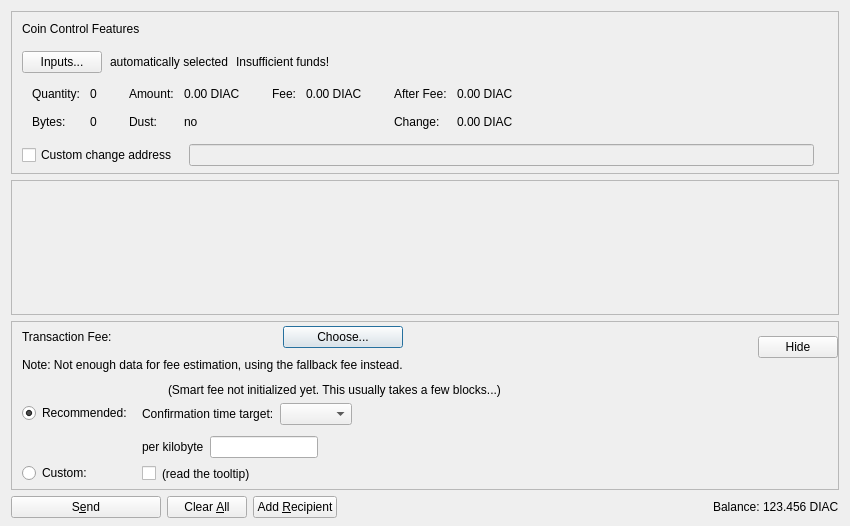
<?xml version="1.0" encoding="UTF-8"?>
<ui version="4.0">
 <class>SendCoinsDialog</class>
 <widget class="QDialog" name="SendCoinsDialog">
  <property name="geometry">
   <rect>
    <x>0</x>
    <y>0</y>
    <width>850</width>
    <height>526</height>
   </rect>
  </property>
  <property name="windowTitle">
   <string>Send Coins</string>
  </property>
  <layout class="QVBoxLayout" name="verticalLayout" stretch="0,1,0,0">
   <property name="bottomMargin">
    <number>8</number>
   </property>
   <item>
    <widget class="QFrame" name="frameCoinControl">
     <property name="sizePolicy">
      <sizepolicy hsizetype="Expanding" vsizetype="Expanding">
       <horstretch>0</horstretch>
       <verstretch>0</verstretch>
      </sizepolicy>
     </property>
     <property name="maximumSize">
      <size>
       <width>16777215</width>
       <height>16777215</height>
      </size>
     </property>
     <property name="frameShape">
      <enum>QFrame::StyledPanel</enum>
     </property>
     <property name="frameShadow">
      <enum>QFrame::Sunken</enum>
     </property>
     <layout class="QVBoxLayout" name="verticalLayoutCoinControl2">
      <property name="spacing">
       <number>0</number>
      </property>
      <property name="leftMargin">
       <number>0</number>
      </property>
      <property name="topMargin">
       <number>0</number>
      </property>
      <property name="rightMargin">
       <number>0</number>
      </property>
      <property name="bottomMargin">
       <number>6</number>
      </property>
      <item>
       <layout class="QVBoxLayout" name="verticalLayoutCoinControl" stretch="0,0,0,0,1">
        <property name="spacing">
         <number>0</number>
        </property>
        <property name="leftMargin">
         <number>10</number>
        </property>
        <property name="topMargin">
         <number>10</number>
        </property>
        <item>
         <layout class="QHBoxLayout" name="horizontalLayoutCoinControl1">
          <property name="bottomMargin">
           <number>15</number>
          </property>
          <item>
           <widget class="QLabel" name="labelCoinControlFeatures">
            <property name="sizePolicy">
             <sizepolicy hsizetype="Preferred" vsizetype="Maximum">
              <horstretch>0</horstretch>
              <verstretch>0</verstretch>
             </sizepolicy>
            </property>
            <property name="text">
             <string>Coin Control Features</string>
            </property>
           </widget>
          </item>
         </layout>
        </item>
        <item>
         <layout class="QHBoxLayout" name="horizontalLayoutCoinControl2" stretch="0,0,0,0">
          <property name="spacing">
           <number>8</number>
          </property>
          <property name="bottomMargin">
           <number>10</number>
          </property>
          <item>
           <widget class="QPushButton" name="pushButtonCoinControl">
            <property name="styleSheet">
             <string notr="true"/>
            </property>
            <property name="text">
             <string>Inputs...</string>
            </property>
            <property name="autoDefault">
             <bool>false</bool>
            </property>
           </widget>
          </item>
          <item>
           <widget class="QLabel" name="labelCoinControlAutomaticallySelected">
            <property name="text">
             <string>automatically selected</string>
            </property>
            <property name="margin">
             <number>5</number>
            </property>
           </widget>
          </item>
          <item>
           <widget class="QLabel" name="labelCoinControlInsuffFunds">
            <property name="text">
             <string>Insufficient funds!</string>
            </property>
            <property name="margin">
             <number>5</number>
            </property>
           </widget>
          </item>
          <item>
           <spacer name="horizontalSpacerCoinControl">
            <property name="orientation">
             <enum>Qt::Horizontal</enum>
            </property>
            <property name="sizeHint" stdset="0">
             <size>
              <width>40</width>
              <height>1</height>
             </size>
            </property>
           </spacer>
          </item>
         </layout>
        </item>
        <item>
         <widget class="QWidget" name="widgetCoinControl" native="true">
          <property name="sizePolicy">
           <sizepolicy hsizetype="Preferred" vsizetype="Preferred">
            <horstretch>0</horstretch>
            <verstretch>0</verstretch>
           </sizepolicy>
          </property>
          <property name="minimumSize">
           <size>
            <width>0</width>
            <height>0</height>
           </size>
          </property>
          <property name="styleSheet">
           <string notr="true"/>
          </property>
          <layout class="QHBoxLayout" name="horizontalLayoutCoinControl5">
           <property name="leftMargin">
            <number>0</number>
           </property>
           <property name="topMargin">
            <number>0</number>
           </property>
           <property name="rightMargin">
            <number>0</number>
           </property>
           <property name="bottomMargin">
            <number>0</number>
           </property>
           <item>
            <layout class="QHBoxLayout" name="horizontalLayoutCoinControl3" stretch="0,0,0,1">
             <property name="spacing">
              <number>20</number>
             </property>
             <property name="topMargin">
              <number>0</number>
             </property>
             <property name="bottomMargin">
              <number>10</number>
             </property>
             <item>
              <layout class="QFormLayout" name="formLayoutCoinControl1">
               <property name="horizontalSpacing">
                <number>10</number>
               </property>
               <property name="verticalSpacing">
                <number>14</number>
               </property>
               <property name="leftMargin">
                <number>10</number>
               </property>
               <property name="topMargin">
                <number>4</number>
               </property>
               <property name="rightMargin">
                <number>6</number>
               </property>
               <item row="0" column="0">
                <widget class="QLabel" name="labelCoinControlQuantityText">
                 <property name="text">
                  <string>Quantity:</string>
                 </property>
                 <property name="margin">
                  <number>0</number>
                 </property>
                </widget>
               </item>
               <item row="0" column="1">
                <widget class="QLabel" name="labelCoinControlQuantity">
                 <property name="cursor">
                  <cursorShape>IBeamCursor</cursorShape>
                 </property>
                 <property name="contextMenuPolicy">
                  <enum>Qt::ActionsContextMenu</enum>
                 </property>
                 <property name="text">
                  <string notr="true">0</string>
                 </property>
                 <property name="margin">
                  <number>0</number>
                 </property>
                 <property name="textInteractionFlags">
                  <set>Qt::LinksAccessibleByMouse|Qt::TextSelectableByKeyboard|Qt::TextSelectableByMouse</set>
                 </property>
                </widget>
               </item>
               <item row="1" column="0">
                <widget class="QLabel" name="labelCoinControlBytesText">
                 <property name="text">
                  <string>Bytes:</string>
                 </property>
                </widget>
               </item>
               <item row="1" column="1">
                <widget class="QLabel" name="labelCoinControlBytes">
                 <property name="cursor">
                  <cursorShape>IBeamCursor</cursorShape>
                 </property>
                 <property name="contextMenuPolicy">
                  <enum>Qt::ActionsContextMenu</enum>
                 </property>
                 <property name="text">
                  <string notr="true">0</string>
                 </property>
                 <property name="textInteractionFlags">
                  <set>Qt::LinksAccessibleByMouse|Qt::TextSelectableByKeyboard|Qt::TextSelectableByMouse</set>
                 </property>
                </widget>
               </item>
              </layout>
             </item>
             <item>
              <layout class="QFormLayout" name="formLayoutCoinControl2">
               <property name="horizontalSpacing">
                <number>10</number>
               </property>
               <property name="verticalSpacing">
                <number>14</number>
               </property>
               <property name="leftMargin">
                <number>6</number>
               </property>
               <property name="topMargin">
                <number>4</number>
               </property>
               <property name="rightMargin">
                <number>6</number>
               </property>
               <item row="0" column="0">
                <widget class="QLabel" name="labelCoinControlAmountText">
                 <property name="text">
                  <string>Amount:</string>
                 </property>
                 <property name="margin">
                  <number>0</number>
                 </property>
                </widget>
               </item>
               <item row="0" column="1">
                <widget class="QLabel" name="labelCoinControlAmount">
                 <property name="cursor">
                  <cursorShape>IBeamCursor</cursorShape>
                 </property>
                 <property name="contextMenuPolicy">
                  <enum>Qt::ActionsContextMenu</enum>
                 </property>
                 <property name="text">
                  <string notr="true">0.00 DIAC</string>
                 </property>
                 <property name="textInteractionFlags">
                  <set>Qt::LinksAccessibleByMouse|Qt::TextSelectableByKeyboard|Qt::TextSelectableByMouse</set>
                 </property>
                </widget>
               </item>
               <item row="1" column="0">
                <widget class="QLabel" name="labelCoinControlLowOutputText">
                 <property name="text">
                  <string>Dust:</string>
                 </property>
                </widget>
               </item>
               <item row="1" column="1">
                <widget class="QLabel" name="labelCoinControlLowOutput">
                 <property name="cursor">
                  <cursorShape>IBeamCursor</cursorShape>
                 </property>
                 <property name="contextMenuPolicy">
                  <enum>Qt::ActionsContextMenu</enum>
                 </property>
                 <property name="text">
                  <string notr="true">no</string>
                 </property>
                 <property name="textInteractionFlags">
                  <set>Qt::LinksAccessibleByMouse|Qt::TextSelectableByKeyboard|Qt::TextSelectableByMouse</set>
                 </property>
                </widget>
               </item>
              </layout>
             </item>
             <item>
              <layout class="QFormLayout" name="formLayoutCoinControl3">
               <property name="horizontalSpacing">
                <number>10</number>
               </property>
               <property name="verticalSpacing">
                <number>14</number>
               </property>
               <property name="leftMargin">
                <number>6</number>
               </property>
               <property name="topMargin">
                <number>4</number>
               </property>
               <property name="rightMargin">
                <number>6</number>
               </property>
               <item row="0" column="0">
                <widget class="QLabel" name="labelCoinControlFeeText">
                 <property name="text">
                  <string>Fee:</string>
                 </property>
                 <property name="margin">
                  <number>0</number>
                 </property>
                </widget>
               </item>
               <item row="0" column="1">
                <widget class="QLabel" name="labelCoinControlFee">
                 <property name="cursor">
                  <cursorShape>IBeamCursor</cursorShape>
                 </property>
                 <property name="contextMenuPolicy">
                  <enum>Qt::ActionsContextMenu</enum>
                 </property>
                 <property name="text">
                  <string notr="true">0.00 DIAC</string>
                 </property>
                 <property name="textInteractionFlags">
                  <set>Qt::LinksAccessibleByMouse|Qt::TextSelectableByKeyboard|Qt::TextSelectableByMouse</set>
                 </property>
                </widget>
               </item>
              </layout>
             </item>
             <item>
              <layout class="QFormLayout" name="formLayoutCoinControl4">
               <property name="horizontalSpacing">
                <number>10</number>
               </property>
               <property name="verticalSpacing">
                <number>14</number>
               </property>
               <property name="leftMargin">
                <number>6</number>
               </property>
               <property name="topMargin">
                <number>4</number>
               </property>
               <property name="rightMargin">
                <number>6</number>
               </property>
               <item row="0" column="0">
                <widget class="QLabel" name="labelCoinControlAfterFeeText">
                 <property name="text">
                  <string>After Fee:</string>
                 </property>
                 <property name="margin">
                  <number>0</number>
                 </property>
                </widget>
               </item>
               <item row="0" column="1">
                <widget class="QLabel" name="labelCoinControlAfterFee">
                 <property name="cursor">
                  <cursorShape>IBeamCursor</cursorShape>
                 </property>
                 <property name="contextMenuPolicy">
                  <enum>Qt::ActionsContextMenu</enum>
                 </property>
                 <property name="text">
                  <string notr="true">0.00 DIAC</string>
                 </property>
                 <property name="textInteractionFlags">
                  <set>Qt::LinksAccessibleByMouse|Qt::TextSelectableByKeyboard|Qt::TextSelectableByMouse</set>
                 </property>
                </widget>
               </item>
               <item row="1" column="0">
                <widget class="QLabel" name="labelCoinControlChangeText">
                 <property name="text">
                  <string>Change:</string>
                 </property>
                </widget>
               </item>
               <item row="1" column="1">
                <widget class="QLabel" name="labelCoinControlChange">
                 <property name="cursor">
                  <cursorShape>IBeamCursor</cursorShape>
                 </property>
                 <property name="contextMenuPolicy">
                  <enum>Qt::ActionsContextMenu</enum>
                 </property>
                 <property name="text">
                  <string notr="true">0.00 DIAC</string>
                 </property>
                 <property name="textInteractionFlags">
                  <set>Qt::LinksAccessibleByMouse|Qt::TextSelectableByKeyboard|Qt::TextSelectableByMouse</set>
                 </property>
                </widget>
               </item>
              </layout>
             </item>
            </layout>
           </item>
          </layout>
         </widget>
        </item>
        <item>
         <layout class="QHBoxLayout" name="horizontalLayoutCoinControl4" stretch="0,0,0">
          <property name="spacing">
           <number>12</number>
          </property>
          <property name="sizeConstraint">
           <enum>QLayout::SetDefaultConstraint</enum>
          </property>
          <property name="topMargin">
           <number>5</number>
          </property>
          <property name="rightMargin">
           <number>5</number>
          </property>
          <item>
           <widget class="QCheckBox" name="checkBoxCoinControlChange">
            <property name="toolTip">
             <string>If this is activated, but the change address is empty or invalid, change will be sent to a newly generated address.</string>
            </property>
            <property name="text">
             <string>Custom change address</string>
            </property>
           </widget>
          </item>
          <item>
           <widget class="QValidatedLineEdit" name="lineEditCoinControlChange">
            <property name="enabled">
             <bool>false</bool>
            </property>
            <property name="sizePolicy">
             <sizepolicy hsizetype="Expanding" vsizetype="Fixed">
              <horstretch>0</horstretch>
              <verstretch>0</verstretch>
             </sizepolicy>
            </property>
           </widget>
          </item>
          <item>
           <widget class="QLabel" name="labelCoinControlChangeLabel">
            <property name="sizePolicy">
             <sizepolicy hsizetype="Preferred" vsizetype="Expanding">
              <horstretch>0</horstretch>
              <verstretch>0</verstretch>
             </sizepolicy>
            </property>
            <property name="minimumSize">
             <size>
              <width>0</width>
              <height>0</height>
             </size>
            </property>
            <property name="text">
             <string/>
            </property>
            <property name="margin">
             <number>3</number>
            </property>
           </widget>
          </item>
         </layout>
        </item>
        <item>
         <spacer name="verticalSpacerCoinControl">
          <property name="orientation">
           <enum>Qt::Vertical</enum>
          </property>
          <property name="sizeHint" stdset="0">
           <size>
            <width>800</width>
            <height>1</height>
           </size>
          </property>
         </spacer>
        </item>
       </layout>
      </item>
     </layout>
    </widget>
   </item>
   <item>
    <widget class="QScrollArea" name="scrollArea">
     <property name="widgetResizable">
      <bool>true</bool>
     </property>
     <widget class="QWidget" name="scrollAreaWidgetContents">
      <property name="geometry">
       <rect>
        <x>0</x>
        <y>0</y>
        <width>830</width>
        <height>104</height>
       </rect>
      </property>
      <layout class="QVBoxLayout" name="verticalLayout_2" stretch="0,1">
       <property name="leftMargin">
        <number>0</number>
       </property>
       <property name="topMargin">
        <number>0</number>
       </property>
       <property name="rightMargin">
        <number>0</number>
       </property>
       <property name="bottomMargin">
        <number>0</number>
       </property>
       <item>
        <layout class="QVBoxLayout" name="entries">
         <property name="spacing">
          <number>6</number>
         </property>
        </layout>
       </item>
       <item>
        <spacer name="verticalSpacer">
         <property name="orientation">
          <enum>Qt::Vertical</enum>
         </property>
         <property name="sizeHint" stdset="0">
          <size>
           <width>20</width>
           <height>40</height>
          </size>
         </property>
        </spacer>
       </item>
      </layout>
     </widget>
    </widget>
   </item>
   <item>
    <widget class="QFrame" name="frameFee">
     <property name="sizePolicy">
      <sizepolicy hsizetype="Expanding" vsizetype="Expanding">
       <horstretch>0</horstretch>
       <verstretch>0</verstretch>
      </sizepolicy>
     </property>
     <property name="maximumSize">
      <size>
       <width>16777215</width>
       <height>16777215</height>
      </size>
     </property>
     <property name="frameShape">
      <enum>QFrame::StyledPanel</enum>
     </property>
     <property name="frameShadow">
      <enum>QFrame::Sunken</enum>
     </property>
     <layout class="QVBoxLayout" name="verticalLayoutFee1">
      <property name="spacing">
       <number>0</number>
      </property>
      <property name="leftMargin">
       <number>0</number>
      </property>
      <property name="topMargin">
       <number>0</number>
      </property>
      <property name="rightMargin">
       <number>0</number>
      </property>
      <property name="bottomMargin">
       <number>0</number>
      </property>
      <item>
       <layout class="QVBoxLayout" name="verticalLayoutFee2" stretch="0,0,0">
        <property name="spacing">
         <number>0</number>
        </property>
        <property name="leftMargin">
         <number>10</number>
        </property>
        <property name="topMargin">
         <number>0</number>
        </property>
        <item>
         <layout class="QHBoxLayout" name="horizontalLayoutFee1">
          <property name="bottomMargin">
           <number>0</number>
          </property>
          <item>
           <layout class="QVBoxLayout" name="verticalLayoutFee7">
            <property name="spacing">
             <number>0</number>
            </property>
            <item>
             <spacer name="verticalSpacerSmartFee">
              <property name="orientation">
               <enum>Qt::Vertical</enum>
              </property>
              <property name="sizeType">
               <enum>QSizePolicy::Fixed</enum>
              </property>
              <property name="sizeHint" stdset="0">
               <size>
                <width>1</width>
                <height>4</height>
               </size>
              </property>
             </spacer>
            </item>
            <item>
             <layout class="QHBoxLayout" name="horizontalLayoutSmartFee">
              <property name="spacing">
               <number>10</number>
              </property>
              <item>
               <widget class="QLabel" name="labelFeeHeadline">
                <property name="sizePolicy">
                 <sizepolicy hsizetype="Preferred" vsizetype="Maximum">
                  <horstretch>0</horstretch>
                  <verstretch>0</verstretch>
                 </sizepolicy>
                </property>
                <property name="text">
                 <string>Transaction Fee:</string>
                </property>
               </widget>
              </item>
              <item>
               <widget class="QLabel" name="labelFeeMinimized">
                <property name="text">
                 <string/>
                </property>
               </widget>
              </item>
              <item>
               <widget class="QPushButton" name="buttonChooseFee">
                <property name="text">
                 <string>Choose...</string>
                </property>
               </widget>
              </item>
             </layout>
            </item>
            <item>
             <spacer name="verticalSpacer_7">
              <property name="orientation">
               <enum>Qt::Vertical</enum>
              </property>
              <property name="sizeHint" stdset="0">
               <size>
                <width>1</width>
                <height>10</height>
               </size>
              </property>
             </spacer>
            </item>
            <item>
             <widget class="QLabel" name="fallbackFeeWarningLabel">
              <property name="toolTip">
               <string>Using the fallbackfee can result in sending a transaction that will take several hours or days (or never) to confirm. Consider choosing your fee manually or wait until you have validated the complete chain.</string>
              </property>
              <property name="text">
               <string>Note: Not enough data for fee estimation, using the fallback fee instead.</string>
              </property>
              <property name="wordWrap">
               <bool>false</bool>
              </property>
             </widget>
            </item>
            <item>
             <spacer name="verticalSpacer_5">
              <property name="orientation">
               <enum>Qt::Vertical</enum>
              </property>
              <property name="sizeHint" stdset="0">
               <size>
                <width>1</width>
                <height>1</height>
               </size>
              </property>
             </spacer>
            </item>
           </layout>
          </item>
          <item>
           <spacer name="horizontalSpacer_4">
            <property name="orientation">
             <enum>Qt::Horizontal</enum>
            </property>
            <property name="sizeHint" stdset="0">
             <size>
              <width>1</width>
              <height>1</height>
             </size>
            </property>
           </spacer>
          </item>
          <item>
           <widget class="QPushButton" name="buttonMinimizeFee">
            <property name="toolTip">
             <string>collapse fee-settings</string>
            </property>
            <property name="text">
             <string>Hide</string>
            </property>
           </widget>
          </item>
         </layout>
        </item>
        <item>
         <widget class="QFrame" name="frameFeeSelection">
          <layout class="QVBoxLayout" name="verticalLayoutFee12">
           <property name="spacing">
            <number>0</number>
           </property>
           <property name="leftMargin">
            <number>0</number>
           </property>
           <property name="topMargin">
            <number>0</number>
           </property>
           <property name="rightMargin">
            <number>0</number>
           </property>
           <property name="bottomMargin">
            <number>0</number>
           </property>
           <item>
            <layout class="QGridLayout" name="gridLayoutFee">
             <property name="topMargin">
              <number>10</number>
             </property>
             <property name="bottomMargin">
              <number>4</number>
             </property>
             <property name="horizontalSpacing">
              <number>10</number>
             </property>
             <property name="verticalSpacing">
              <number>4</number>
             </property>
             <item row="1" column="1">
              <layout class="QVBoxLayout" name="verticalLayoutFee8">
               <property name="spacing">
                <number>6</number>
               </property>
               <property name="topMargin">
                <number>3</number>
               </property>
               <item>
                <layout class="QHBoxLayout" name="horizontalLayoutFee13" stretch="0,0,1">
                 <item>
                  <widget class="QLabel" name="labelCustomPerKilobyte">
                   <property name="toolTip">
                    <string>If the custom fee is set to 1000 duffs and the transaction is only 250 bytes, then &quot;per kilobyte&quot; only pays 250 duffs in fee,&lt;br /&gt;while &quot;at least&quot; pays 1000 duffs. For transactions bigger than a kilobyte both pay by kilobyte.</string>
                   </property>
                   <property name="text">
                    <string>per kilobyte</string>
                   </property>
                  </widget>
                 </item>
                 <item>
                  <widget class="BitcoinAmountField" name="customFee"/>
                 </item>
                 <item>
                  <spacer name="horizontalSpacer_6">
                   <property name="orientation">
                    <enum>Qt::Horizontal</enum>
                   </property>
                   <property name="sizeHint" stdset="0">
                    <size>
                     <width>1</width>
                     <height>1</height>
                    </size>
                   </property>
                  </spacer>
                 </item>
                </layout>
               </item>
               <item>
                <layout class="QHBoxLayout" name="horizontalLayoutFee8">
                 <item>
                  <widget class="QCheckBox" name="checkBoxMinimumFee">
                   <property name="toolTip">
                    <string>Paying only the minimum fee is just fine as long as there is less transaction volume than space in the blocks.&lt;br /&gt;But be aware that this can end up in a never confirming transaction once there is more demand for dash transactions than the network can process.</string>
                   </property>
                   <property name="text">
                    <string/>
                   </property>
                  </widget>
                 </item>
                 <item>
                  <widget class="QLabel" name="labelMinFeeWarning">
                   <property name="enabled">
                    <bool>true</bool>
                   </property>
                   <property name="toolTip">
                    <string>Paying only the minimum fee is just fine as long as there is less transaction volume than space in the blocks.&lt;br /&gt;But be aware that this can end up in a never confirming transaction once there is more demand for dash transactions than the network can process.</string>
                   </property>
                   <property name="text">
                    <string>(read the tooltip)</string>
                   </property>
                   <property name="margin">
                    <number>5</number>
                   </property>
                  </widget>
                 </item>
                 <item>
                  <spacer name="horizontalSpacer_2">
                   <property name="orientation">
                    <enum>Qt::Horizontal</enum>
                   </property>
                   <property name="sizeHint" stdset="0">
                    <size>
                     <width>1</width>
                     <height>1</height>
                    </size>
                   </property>
                  </spacer>
                 </item>
                </layout>
               </item>
              </layout>
             </item>
             <item row="0" column="0">
              <layout class="QVBoxLayout" name="verticalLayoutFee4" stretch="0,1">
               <property name="topMargin">
                <number>20</number>
               </property>
               <property name="bottomMargin">
                <number>3</number>
               </property>
               <item>
                <widget class="QRadioButton" name="radioSmartFee">
                 <property name="text">
                  <string>Recommended:</string>
                 </property>
                 <property name="checked">
                  <bool>true</bool>
                 </property>
                 <attribute name="buttonGroup">
                  <string notr="true">groupFee</string>
                 </attribute>
                </widget>
               </item>
               <item>
                <spacer name="verticalSpacer_2">
                 <property name="orientation">
                  <enum>Qt::Vertical</enum>
                 </property>
                 <property name="sizeHint" stdset="0">
                  <size>
                   <width>1</width>
                   <height>1</height>
                  </size>
                 </property>
                </spacer>
               </item>
              </layout>
             </item>
             <item row="1" column="0">
              <layout class="QVBoxLayout" name="verticalLayoutFee9" stretch="0,1">
               <property name="topMargin">
                <number>30</number>
               </property>
               <item>
                <widget class="QRadioButton" name="radioCustomFee">
                 <property name="text">
                  <string>Custom:</string>
                 </property>
                 <attribute name="buttonGroup">
                  <string notr="true">groupFee</string>
                 </attribute>
                </widget>
               </item>
               <item>
                <spacer name="verticalSpacer_6">
                 <property name="orientation">
                  <enum>Qt::Vertical</enum>
                 </property>
                 <property name="sizeHint" stdset="0">
                  <size>
                   <width>1</width>
                   <height>1</height>
                  </size>
                 </property>
                </spacer>
               </item>
              </layout>
             </item>
             <item row="0" column="1">
              <layout class="QVBoxLayout" name="verticalLayoutFee3" stretch="0,0,1">
               <property name="spacing">
                <number>6</number>
               </property>
               <property name="topMargin">
                <number>0</number>
               </property>
               <property name="bottomMargin">
                <number>3</number>
               </property>
               <item>
                <layout class="QHBoxLayout" name="horizontalLayoutFee12">
                 <item>
                  <widget class="QLabel" name="labelSmartFee">
                   <property name="text">
                    <string/>
                   </property>
                   <property name="margin">
                    <number>2</number>
                   </property>
                  </widget>
                 </item>
                 <item>
                  <widget class="QLabel" name="labelFeeEstimation">
                   <property name="text">
                    <string/>
                   </property>
                  </widget>
                 </item>
                 <item>
                  <widget class="QLabel" name="labelSmartFee2">
                   <property name="text">
                    <string>(Smart fee not initialized yet. This usually takes a few blocks...)</string>
                   </property>
                   <property name="margin">
                    <number>2</number>
                   </property>
                  </widget>
                 </item>
                 <item>
                  <spacer name="horizontalSpacer_5">
                   <property name="orientation">
                    <enum>Qt::Horizontal</enum>
                   </property>
                   <property name="sizeHint" stdset="0">
                    <size>
                     <width>1</width>
                     <height>1</height>
                    </size>
                   </property>
                  </spacer>
                 </item>
                </layout>
               </item>
               <item>
                <layout class="QHBoxLayout" name="horizontalLayoutFee9">
                 <item>
                  <layout class="QVBoxLayout" name="verticalLayoutFee6">
                   <item>
                    <widget class="QLabel" name="labelSmartFee3">
                     <property name="text">
                      <string>Confirmation time target:</string>
                     </property>
                     <property name="margin">
                      <number>2</number>
                     </property>
                    </widget>
                   </item>
                  </layout>
                 </item>
                 <item>
                  <layout class="QVBoxLayout" name="verticalLayoutFee5">
                   <property name="rightMargin">
                    <number>30</number>
                   </property>
                   <item>
                    <layout class="QHBoxLayout" name="horizontalLayoutConfTarget">
                     <property name="bottomMargin">
                      <number>0</number>
                     </property>
                     <item>
                      <widget class="QComboBox" name="confTargetSelector"/>
                     </item>
                     <item>
                      <spacer name="horizontalSpacerConfTarget">
                       <property name="orientation">
                        <enum>Qt::Horizontal</enum>
                       </property>
                       <property name="sizeHint" stdset="0">
                        <size>
                         <width>40</width>
                         <height>20</height>
                        </size>
                       </property>
                      </spacer>
                     </item>
                    </layout>
                   </item>
                  </layout>
                 </item>
                </layout>
               </item>
               <item>
                <spacer name="verticalSpacer_4">
                 <property name="orientation">
                  <enum>Qt::Vertical</enum>
                 </property>
                 <property name="sizeHint" stdset="0">
                  <size>
                   <width>1</width>
                   <height>1</height>
                  </size>
                 </property>
                </spacer>
               </item>
              </layout>
             </item>
            </layout>
           </item>
          </layout>
         </widget>
        </item>
        <item>
         <spacer name="verticalSpacerFee">
          <property name="orientation">
           <enum>Qt::Vertical</enum>
          </property>
          <property name="sizeHint" stdset="0">
           <size>
            <width>800</width>
            <height>1</height>
           </size>
          </property>
         </spacer>
        </item>
       </layout>
      </item>
     </layout>
    </widget>
   </item>
   <item>
    <layout class="QHBoxLayout" name="horizontalLayout">
     <item>
      <widget class="QPushButton" name="sendButton">
       <property name="minimumSize">
        <size>
         <width>150</width>
         <height>0</height>
        </size>
       </property>
       <property name="toolTip">
        <string>Confirm the send action</string>
       </property>
       <property name="text">
        <string>S&amp;end</string>
       </property>
       <property name="autoDefault">
        <bool>false</bool>
       </property>
       <property name="default">
        <bool>false</bool>
       </property>
      </widget>
     </item>
     <item>
      <widget class="QPushButton" name="clearButton">
       <property name="sizePolicy">
        <sizepolicy hsizetype="Minimum" vsizetype="Fixed">
         <horstretch>0</horstretch>
         <verstretch>0</verstretch>
        </sizepolicy>
       </property>
       <property name="toolTip">
        <string>Clear all fields of the form.</string>
       </property>
       <property name="text">
        <string>Clear &amp;All</string>
       </property>
       <property name="autoDefault">
        <bool>false</bool>
       </property>
      </widget>
     </item>
     <item>
      <widget class="QPushButton" name="addButton">
       <property name="toolTip">
        <string>Send to multiple recipients at once</string>
       </property>
       <property name="text">
        <string>Add &amp;Recipient</string>
       </property>
       <property name="autoDefault">
        <bool>false</bool>
       </property>
      </widget>
     </item>
     <item>
      <spacer name="horizontalSpacer">
       <property name="orientation">
        <enum>Qt::Horizontal</enum>
       </property>
       <property name="sizeHint" stdset="0">
        <size>
         <width>40</width>
         <height>20</height>
        </size>
       </property>
      </spacer>
     </item>
     <item>
      <layout class="QHBoxLayout" name="horizontalLayout_2">
       <property name="spacing">
        <number>3</number>
       </property>
       <item>
        <widget class="QLabel" name="labelBalanceText">
         <property name="text">
          <string>Balance:</string>
         </property>
        </widget>
       </item>
       <item>
        <widget class="QLabel" name="labelBalance">
         <property name="sizePolicy">
          <sizepolicy hsizetype="Preferred" vsizetype="Preferred">
           <horstretch>0</horstretch>
           <verstretch>0</verstretch>
          </sizepolicy>
         </property>
         <property name="cursor">
          <cursorShape>IBeamCursor</cursorShape>
         </property>
         <property name="text">
          <string notr="true">123.456 DIAC</string>
         </property>
         <property name="textInteractionFlags">
          <set>Qt::LinksAccessibleByMouse|Qt::TextSelectableByKeyboard|Qt::TextSelectableByMouse</set>
         </property>
        </widget>
       </item>
      </layout>
     </item>
    </layout>
   </item>
  </layout>
 </widget>
 <customwidgets>
  <customwidget>
   <class>QValidatedLineEdit</class>
   <extends>QLineEdit</extends>
   <header>qt/qvalidatedlineedit.h</header>
  </customwidget>
  <customwidget>
   <class>BitcoinAmountField</class>
   <extends>QLineEdit</extends>
   <header>qt/bitcoinamountfield.h</header>
   <container>1</container>
  </customwidget>
 </customwidgets>
 <resources>
  <include location="../dash.qrc"/>
 </resources>
 <connections/>
 <buttongroups>
  <buttongroup name="groupFee"/>
 </buttongroups>
</ui>
